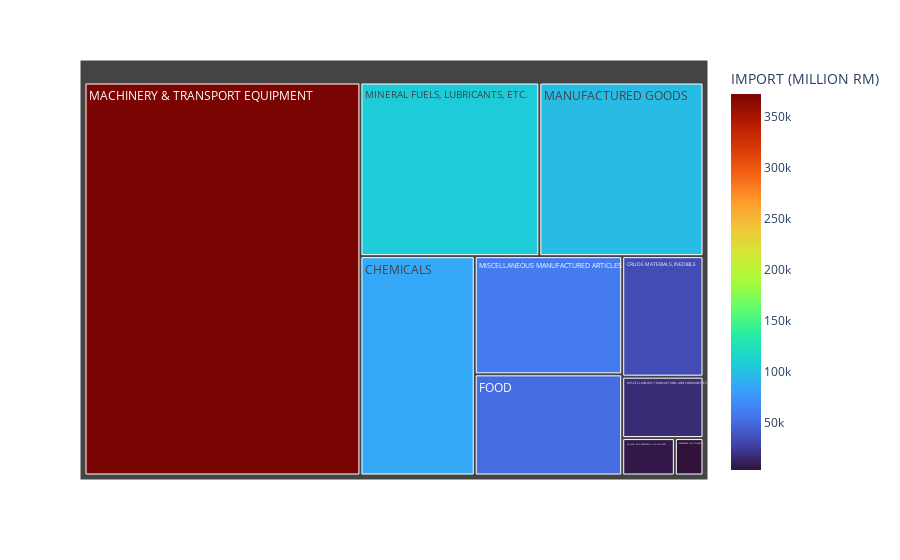

Notebook cell for this chart:
### Code cell
fig = px.treemap(table1.query("YEAR==2017"), path=['1D DESC'], values='IMPORT (MILLION RM)',
                  color='IMPORT (MILLION RM)', hover_name='1D DESC',
                  color_continuous_scale='turbo')
fig.show()

### Figure 1 — Plotly figure (JSON) as saved in the notebook; plotly's stock layout.template omitted (floating-point values rounded to 4 significant figures)
{"data": [{"branchvalues": "total", "customdata": [[6773.0], [3686.0], [86220.0], [33690.0], [51290.0], [372900.0], [98040.0], [106800.0], [59910.0], [17160.0]], "domain": {"x": [0, 1], "y": [0, 1]}, "hovertemplate": "<b>%{hovertext}</b><br><br>labels=%{label}<br>IMPORT (MILLION RM)_sum=%{value}<br>parent=%{parent}<br>id=%{id}<br>IMPORT (MILLION RM)=%{color}<extra></extra>", "hovertext": ["ANIMAL AND VEGETABLE OILS AND FATS", "BEVERAGES AND TOBACCO", "CHEMICALS", "CRUDE MATERIALS, INEDIBLE", "FOOD", "MACHINERY & TRANSPORT EQUIPMENT", "MANUFACTURED GOODS", "MINERAL FUELS, LUBRICANTS, ETC.", "MISCELLANEOUS MANUFACTURED ARTICLES", "MISCELLANEOUS TRANSACTIONS AND COMMODITIES"], "ids": ["ANIMAL AND VEGETABLE OILS AND FATS", "BEVERAGES AND TOBACCO", "CHEMICALS", "CRUDE MATERIALS, INEDIBLE", "FOOD", "MACHINERY & TRANSPORT EQUIPMENT", "MANUFACTURED GOODS", "MINERAL FUELS, LUBRICANTS, ETC.", "MISCELLANEOUS MANUFACTURED ARTICLES", "MISCELLANEOUS TRANSACTIONS AND COMMODITIES"], "labels": ["ANIMAL AND VEGETABLE OILS AND FATS", "BEVERAGES AND TOBACCO", "CHEMICALS", "CRUDE MATERIALS, INEDIBLE", "FOOD", "MACHINERY & TRANSPORT EQUIPMENT", "MANUFACTURED GOODS", "MINERAL FUELS, LUBRICANTS, ETC.", "MISCELLANEOUS MANUFACTURED ARTICLES", "MISCELLANEOUS TRANSACTIONS AND COMMODITIES"], "marker": {"coloraxis": "coloraxis", "colors": [6773.0, 3686.0, 86220.0, 33690.0, 51290.0, 372900.0, 98040.0, 106800.0, 59910.0, 17160.0]}, "name": "", "parents": ["", "", "", "", "", "", "", "", "", ""], "type": "treemap", "values": [6773.0, 3686.0, 86220.0, 33690.0, 51290.0, 372900.0, 98040.0, 106800.0, 59910.0, 17160.0]}], "layout": {"coloraxis": {"colorbar": {"title": {"text": "IMPORT (MILLION RM)"}}, "colorscale": [[0, "#30123b"], [0.07143, "#4145ab"], [0.1429, "#4675ed"], [0.2143, "#39a2fc"], [0.2857, "#1bcfd4"], [0.3571, "#24eca6"], [0.4286, "#61fc6c"], [0.5, "#a4fc3b"], [0.5714, "#d1e834"], [0.6429, "#f3c63a"], [0.7143, "#fe9b2d"], [0.7857, "#f36315"], [0.8571, "#d93806"], [0.9286, "#b11901"], [1, "#7a0402"]]}, "legend": {"tracegroupgap": 0}, "margin": {"t": 60}}}
